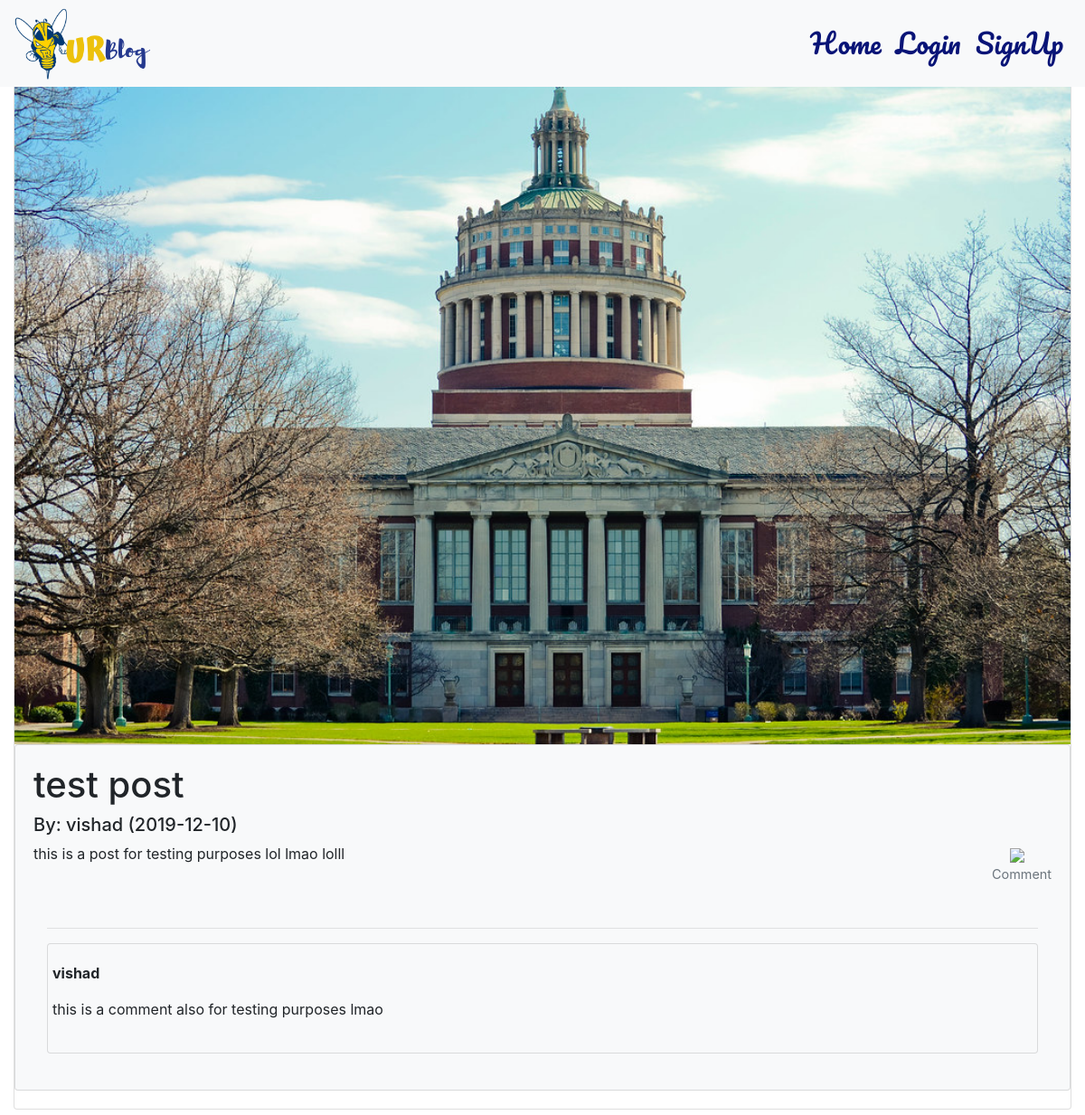
Before: /posts/1 with the older database file.
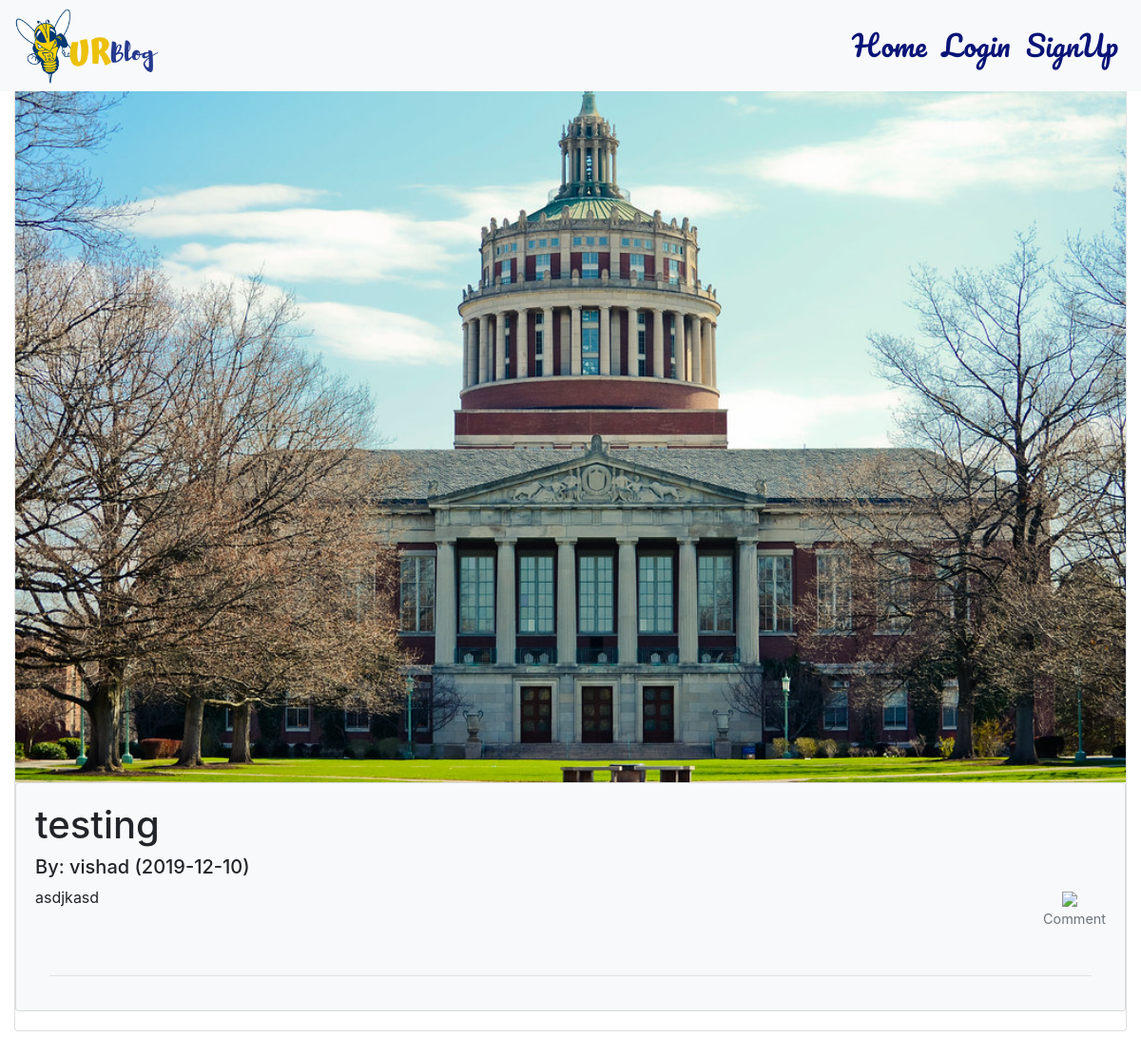
After: the same page with the newer database file.
### backend.py (models this page shows)
class Post(db.Model):
    __tablename__ = "Posts"
    id = db.Column(db.Integer, primary_key=True, autoincrement = True)
    title = db.Column(db.String(50), nullable = False)
    description = db.Column(db.String(128))
    time = db.Column(db.DateTime)
    picture = db.Column(db.String(50), nullable = True)
    user_id = db.Column(db.Integer, db.ForeignKey('Users.id'), nullable=False)
    comments = db.relationship('Comment', backref='post_of_comment', lazy=True)

class Comment(db.Model):
    __tablename__ = "Comments"
    id = db.Column(db.Integer, primary_key=True)
    text = db.Column(db.String(400))
    user_id = db.Column(db.Integer, db.ForeignKey('Users.id'), nullable=False)
    post_id = db.Column(db.Integer, db.ForeignKey('Posts.id'), nullable=False)

class User(db.Model, UserMixin):
    __tablename__ = "Users"
    id = db.Column(db.Integer, primary_key=True, autoincrement=True)
    email = db.Column(db.String(120), unique=True, nullable=False)
    username = db.Column(db.String(15), unique=True, nullable = False)
    full_name = db.Column(db.String(128), nullable = False)
    bio = db.Column(db.String(1024))
    class_year = db.Column(db.String(10))
    password = db.Column(db.String(60), nullable=False)
    otp_secret = db.Column(db.Integer, nullable=True)
    picture = db.Column(db.String(20), nullable=False, default='default.jpg')
    posts = db.relationship('Post', backref='author_of_post', lazy=True)
    comments = db.relationship('Comment', backref='author_of_comment', lazy=True)

### backend.py (the view)
@app.route("/posts/<int:pid>", methods=["GET", "POST"])  # login required
def view_post(pid):
    post = Post.query.filter_by(id=pid).first()
    logged_in = checklogin()
    return render_template("Blog.html", post=post, logged_in=logged_in, pid=pid, current_user=current_user)

### backend.py (called while the page is built)
def checklogin():
    if current_user.is_authenticated:
        return True
    else:
        return False

### templates/Blog.html (shortened to what this page needs)
{%  extends "Header.html" %}
{% block content %}
<body>
	<div class="col-md-12">
		<div class="card">
			<img class ="card-img-top" src="/static/post_pictures/{{post.picture}}" >
			<div class="card card-body bg-light">
				<div class="container">
						<div class="row" >
						<h1>{{post.title}}</h1>
						</div>
						<div class = "row">
							<h5>By: {{ post.author_of_post.username }}   ({{ post.time.strftime('%Y-%m-%d') }}) </h5>
						</div>
						<div class = "row">
							<p>{{ post.description }}</p>
							<div class = "align-self-end ml-auto">
							<figure class="figure">
								  <figure class="figure">
									<a href="/comment/{{pid}}"><img src="https://img.icons8.com/material-rounded/30/000000/comments.png" hspace="20"> </a>
									<figcaption class="figure-caption text-center">Comment</figcaption>
								  </figure>
							</div>
						</div>
						<hr class="my-10">
						{% for comment in post.comments %}
						<div class = "card card-body bg-light">
							<div class = "row">
								<div class = "cold-md-9">
									<p style="text-align: left"><strong> {{comment.author_of_comment.username}}</strong></p>
       								 		<p>{{ comment.text }}</p>
									</div>
							</div>
						</div>
						{% endfor %}
					</div>
				</div>
			</div>
		</div>
</body>
{% endblock %}

Changed rows visible on the page:
removed Comment: author_of_comment.username "vishad", text "this is a comment also for testing purposes lmao"
changed Post: title "test post" → "testing"; description "this is a post for testing purposes lol lmao lolll" → "asdjkasd"
